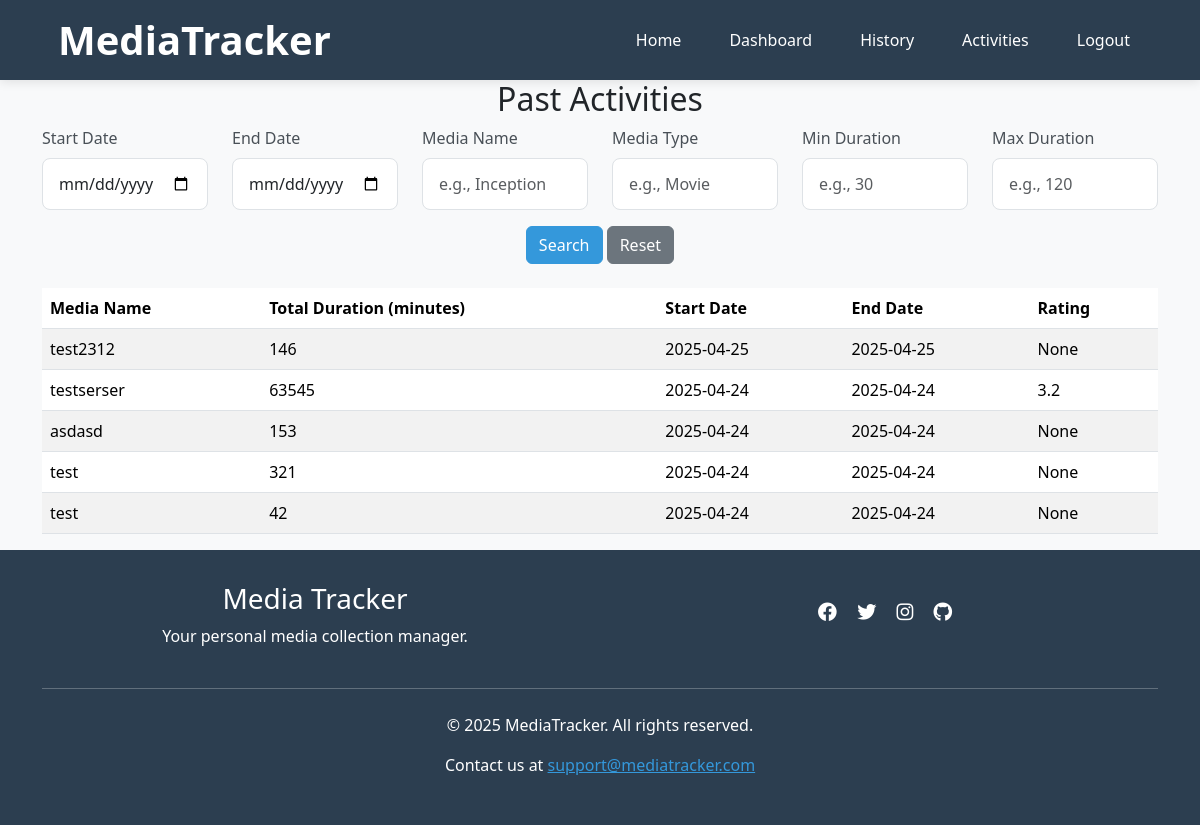
The page /past_activities (signed in) on the database its author committed.
### app/models.py (models this page shows)
class Activities(db.Model):
    __tablename__ = 'Activities'
    id = db.Column(db.Integer, primary_key=True)
    username = db.Column(db.String(80), db.ForeignKey('Users.username'), nullable=False)
    status = db.Column(db.String(20), nullable=False, default='in_progress')
    start_date = db.Column(db.Date, nullable=True)
    end_date = db.Column(db.Date, nullable=True)
    rating = db.Column(db.Float, nullable=True)
    comment = db.Column(db.Text, nullable=True)
    media_entries = db.relationship('Entries', backref='activity', lazy=True)

### app/routes.py (the view)
@app.route('/past_activities', methods=['GET'])
def past_activities():
    if 'username' not in session:
        flash('Please log in to view your activities.', 'danger')
        return redirect(url_for('login'))
    activities = fetch_past_activities(session['username'], request)
    return render_template(
        'past_activities.html',
        uncompleted_activities=activities["uncompleted_activities"],
        completed_activities=activities["completed_activities"]
    )

### app/helpers/activities_handler.py (called while the page is built)
def fetch_past_activities(username, request):
    filters = {
        'start_date': request.args.get('start_date'),
        'end_date': request.args.get('end_date'),
        'media_name': request.args.get('media_name'),
        'media_type': request.args.get('media_type'),
        'min_duration': request.args.get('min_duration'),
        'max_duration': request.args.get('max_duration')
    }
    uncompleted_activities = get_uncompleted_activities(username, filters)
    completed_activities = get_completed_activities(username, filters)
    return {
        "uncompleted_activities": uncompleted_activities,
        "completed_activities": completed_activities
    }

def get_uncompleted_activities(username, filters):
    query = Activities.query.filter(
        Activities.username == username,
        Activities.status == 'in_progress'  # Uncompleted activities
    )
    query = apply_activity_filters(query, filters)
    return query.with_entities(
        Activities.id.label('activity_id'),
        Entries.media_type,
        Entries.media_name,
        func.sum(Entries.duration).label('total_duration'),
        func.min(Entries.date).label('start_date')  # Get the earliest date for the activity
    ).join(Entries, Activities.id == Entries.activity_id).group_by(
        Activities.id, Entries.media_type, Entries.media_name
    ).order_by(Activities.id.desc()).all()

def get_completed_activities(username, filters):
    query = Activities.query.filter(
        Activities.username == username,
        Activities.status != 'in_progress'  # Completed activities
    )
    query = apply_activity_filters(query, filters)
    return query.with_entities(
        Activities.id.label('activity_id'),
        Entries.media_type,
        Entries.media_name,
        func.sum(Entries.duration).label('total_duration'),
        func.min(Entries.date).label('start_date'),  # Get the earliest date for the activity
        func.max(Entries.date).label('end_date'),  # Get the latest date for the activity
        Activities.rating
    ).join(Entries, Activities.id == Entries.activity_id).group_by(
        Activities.id, Entries.media_type, Entries.media_name, Activities.rating
    ).order_by(Activities.id.desc()).all()

### app/templates/past_activities.html (shortened to what this page needs)
{% extends "base.html" %}
{% block content %}
<div class="container">
    <h2 class="text-center">Past Activities</h2>
    <form action="{{ url_for('past_activities') }}" method="GET" class="mb-4">
        <div class="row">
            <div class="col-md-2">
                <label for="start_date" class="form-label">Start Date</label>
                <input type="date" id="start_date" name="start_date" class="form-control" value="{{ request.args.get('start_date', '') }}">
            </div>
            <div class="col-md-2">
                <label for="end_date" class="form-label">End Date</label>
                <input type="date" id="end_date" name="end_date" class="form-control" value="{{ request.args.get('end_date', '') }}">
            </div>
            <div class="col-md-2">
                <label for="media_name" class="form-label">Media Name</label>
                <input type="text" id="media_name" name="media_name" class="form-control" placeholder="e.g., Inception" value="{{ request.args.get('media_name', '') }}">
            </div>
            <div class="col-md-2">
                <label for="media_type" class="form-label">Media Type</label>
                <input type="text" id="media_type" name="media_type" class="form-control" placeholder="e.g., Movie" value="{{ request.args.get('media_type', '') }}">
            </div>
            <div class="col-md-2">
                <label for="min_duration" class="form-label">Min Duration</label>
                <input type="number" id="min_duration" name="min_duration" class="form-control" placeholder="e.g., 30" value="{{ request.args.get('min_duration', '') }}">
            </div>
            <div class="col-md-2">
                <label for="max_duration" class="form-label">Max Duration</label>
                <input type="number" id="max_duration" name="max_duration" class="form-control" placeholder="e.g., 120" value="{{ request.args.get('max_duration', '') }}">
            </div>
        </div>
        <div class="row mt-3">
            <div class="col-md-12 text-center">
                <button type="submit" class="btn btn-primary">Search</button>
                <a href="{{ url_for('past_activities') }}" class="btn btn-secondary">Reset</a>
            </div>
        </div>
    </form>
    <table class="table table-striped mt-4">
        <thead>
            <tr>
                <th>Media Name</th>
                <th>Total Duration (minutes)</th>
                <th>Start Date</th>
                <th>End Date</th>
                <th>Rating</th>
            </tr>
        </thead>
        <tbody>
            {% for activity in completed_activities %}
            <tr>
                <td>{{ activity.media_name }}</td>
                <td>{{ activity.total_duration }}</td>
                <td>{{ activity.start_date }}</td>
                <td>{{ activity.end_date }}</td>
                <td>{{ activity.rating }}</td>
            </tr>
            {% endfor %}
        </tbody>
    </table>
</div>
{% endblock %}

### app/static/styles.css (style rules this page uses)
:root { --primary-color: #3498db; --secondary-color: #2c3e50; }
body { font-family: 'Segoe UI', Tahoma, Geneva, Verdana, sans-serif; background-color: #f8f9fa; }
html, body { height: 100%; margin: 0; padding: 0; }
body { display: flex; flex-direction: column; }
.btn-primary { background-color: var(--primary-color); border-color: var(--primary-color); }
.form-control { padding: 0.8rem 1rem; border-radius: 8px; border: 1px solid #dee2e6; transition: all 0.3s ease; font-size: 1rem; }
.form-label { font-weight: 500; margin-bottom: 0.5rem; color: #495057; }

### rows shown on the page
Activities: media_name "testserser", total_duration "63545", start_date "2025-04-24", end_date "2025-04-24", rating "3.2"

### other values the page prints
{{ activity.media_name }} "test2312" "asdasd" "test" "test"
{{ activity.total_duration }} "146" "153" "321" "42"
{{ activity.start_date }} "2025-04-25" "2025-04-24" "2025-04-24" "2025-04-24"
{{ activity.end_date }} "2025-04-25" "2025-04-24" "2025-04-24" "2025-04-24"
{{ activity.rating }} "None" "None" "None" "None"
